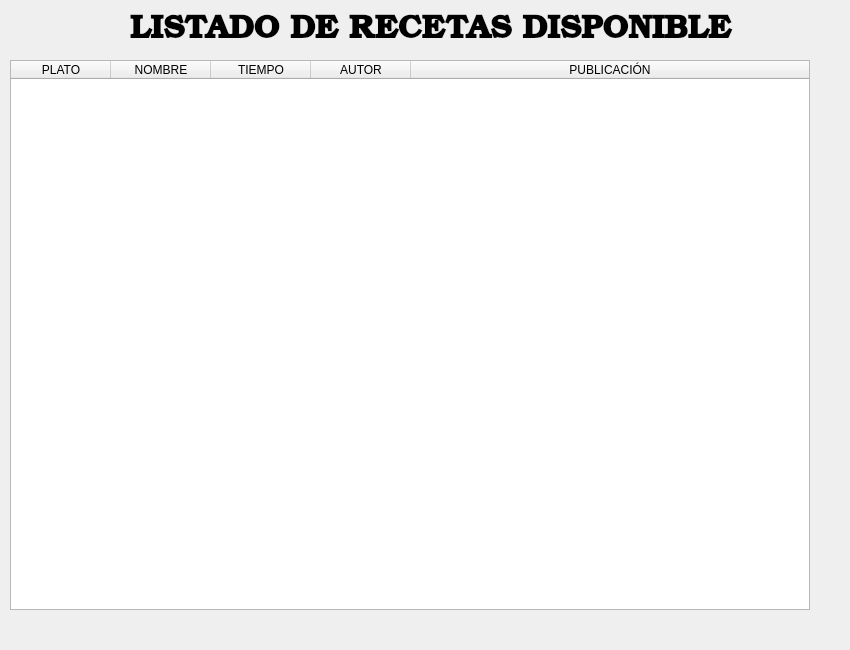
<?xml version="1.0" encoding="UTF-8"?>
<ui version="4.0">
 <class>listado</class>
 <widget class="QMainWindow" name="listado">
  <property name="windowModality">
   <enum>Qt::ApplicationModal</enum>
  </property>
  <property name="geometry">
   <rect>
    <x>0</x>
    <y>0</y>
    <width>850</width>
    <height>650</height>
   </rect>
  </property>
  <property name="sizePolicy">
   <sizepolicy hsizetype="Preferred" vsizetype="Preferred">
    <horstretch>0</horstretch>
    <verstretch>0</verstretch>
   </sizepolicy>
  </property>
  <property name="minimumSize">
   <size>
    <width>850</width>
    <height>650</height>
   </size>
  </property>
  <property name="maximumSize">
   <size>
    <width>850</width>
    <height>650</height>
   </size>
  </property>
  <property name="windowTitle">
   <string>Catalogo de Recetas</string>
  </property>
  <widget class="QWidget" name="centralwidget">
   <widget class="QLabel" name="label">
    <property name="geometry">
     <rect>
      <x>30</x>
      <y>0</y>
      <width>801</width>
      <height>61</height>
     </rect>
    </property>
    <property name="font">
     <font>
      <family>URW Bookman L</family>
      <pointsize>24</pointsize>
      <weight>75</weight>
      <bold>true</bold>
     </font>
    </property>
    <property name="text">
     <string>LISTADO DE RECETAS DISPONIBLE</string>
    </property>
    <property name="alignment">
     <set>Qt::AlignCenter</set>
    </property>
   </widget>
   <widget class="QTableWidget" name="tb_list">
    <property name="enabled">
     <bool>true</bool>
    </property>
    <property name="geometry">
     <rect>
      <x>10</x>
      <y>60</y>
      <width>800</width>
      <height>550</height>
     </rect>
    </property>
    <property name="sizePolicy">
     <sizepolicy hsizetype="Maximum" vsizetype="Maximum">
      <horstretch>0</horstretch>
      <verstretch>0</verstretch>
     </sizepolicy>
    </property>
    <property name="minimumSize">
     <size>
      <width>0</width>
      <height>0</height>
     </size>
    </property>
    <property name="maximumSize">
     <size>
      <width>800</width>
      <height>550</height>
     </size>
    </property>
    <property name="layoutDirection">
     <enum>Qt::LeftToRight</enum>
    </property>
    <property name="autoFillBackground">
     <bool>true</bool>
    </property>
    <property name="autoScrollMargin">
     <number>16</number>
    </property>
    <property name="editTriggers">
     <set>QAbstractItemView::NoEditTriggers</set>
    </property>
    <property name="selectionMode">
     <enum>QAbstractItemView::SingleSelection</enum>
    </property>
    <property name="selectionBehavior">
     <enum>QAbstractItemView::SelectRows</enum>
    </property>
    <property name="iconSize">
     <size>
      <width>0</width>
      <height>0</height>
     </size>
    </property>
    <property name="textElideMode">
     <enum>Qt::ElideMiddle</enum>
    </property>
    <property name="gridStyle">
     <enum>Qt::SolidLine</enum>
    </property>
    <property name="columnCount">
     <number>5</number>
    </property>
    <attribute name="horizontalHeaderCascadingSectionResizes">
     <bool>false</bool>
    </attribute>
    <attribute name="horizontalHeaderMinimumSectionSize">
     <number>50</number>
    </attribute>
    <attribute name="horizontalHeaderShowSortIndicator" stdset="0">
     <bool>true</bool>
    </attribute>
    <attribute name="horizontalHeaderStretchLastSection">
     <bool>true</bool>
    </attribute>
    <attribute name="verticalHeaderMinimumSectionSize">
     <number>50</number>
    </attribute>
    <attribute name="verticalHeaderStretchLastSection">
     <bool>false</bool>
    </attribute>
    <column>
     <property name="text">
      <string>PLATO</string>
     </property>
     <property name="textAlignment">
      <set>AlignHCenter|AlignVCenter|AlignCenter</set>
     </property>
    </column>
    <column>
     <property name="text">
      <string>NOMBRE</string>
     </property>
     <property name="textAlignment">
      <set>AlignHCenter|AlignVCenter|AlignCenter</set>
     </property>
    </column>
    <column>
     <property name="text">
      <string>TIEMPO</string>
     </property>
     <property name="textAlignment">
      <set>AlignHCenter|AlignVCenter|AlignCenter</set>
     </property>
    </column>
    <column>
     <property name="text">
      <string>AUTOR</string>
     </property>
     <property name="textAlignment">
      <set>AlignHCenter|AlignVCenter|AlignCenter</set>
     </property>
    </column>
    <column>
     <property name="text">
      <string>PUBLICACIÓN</string>
     </property>
     <property name="textAlignment">
      <set>AlignHCenter|AlignVCenter|AlignCenter</set>
     </property>
    </column>
   </widget>
  </widget>
  <action name="actionActualizar">
   <property name="text">
    <string>Actualizar</string>
   </property>
  </action>
 </widget>
 <resources/>
 <connections/>
</ui>
